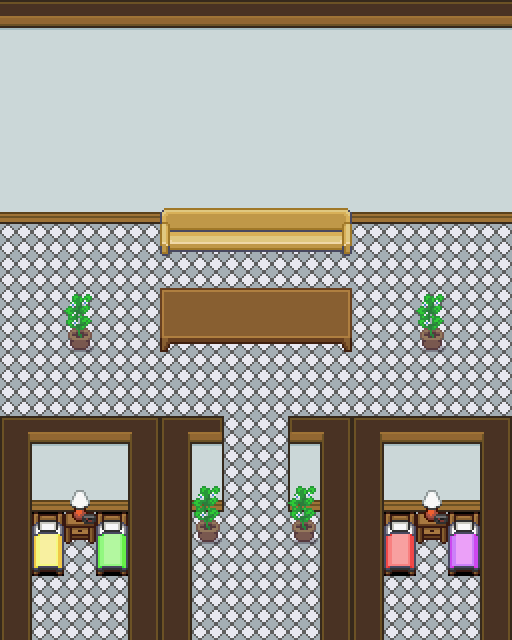

This game map was drawn from its Tiled (.tmx) file and the tilesets committed beside it. A one-line description and the trimmed map source follow:
An orthogonal 16x20 tile map with 32x32 px tiles, 4 tile layers (Tile Layer 1, Tile Layer 2, Tile Layer 3, Above Player), 4 tilesets and 43 objects (26x event, 17x collision).

<map version="1.10" tiledversion="1.11.0" orientation="orthogonal" renderorder="right-down" compressionlevel="0" width="16" height="20" tilewidth="32" tileheight="32" infinite="0" nextlayerid="8" nextobjectid="85">
 <properties>
  <property name="inside" type="bool" value="true" />
  <property name="map_type" value="dungeon" />
  <property name="scenario" value="spyder" />
  <property name="slug" value="walled_garden2" />
 </properties>
 <tileset firstgid="1" source="../gfx/tilesets/core_indoor_floors.tsx" />
 <tileset firstgid="3865" source="../gfx/tilesets/core_indoor_walls.tsx" />
 <tileset firstgid="7729" source="../gfx/tilesets/core_set pieces.tsx" />
 <tileset firstgid="9279" source="../gfx/tilesets/core_indoor_stairs.tsx" />
 <layer id="1" name="Tile Layer 1" width="16" height="20">
  <data>[320 cells, 320 non-empty, 23 distinct tile ids]</data>
 </layer>
 <layer id="2" name="Tile Layer 2" width="16" height="20">
  <data>[320 cells, 32 non-empty, 17 distinct tile ids]</data>
 </layer>
 <layer id="3" name="Tile Layer 3" width="16" height="20">
  <data>[320 cells, 4 non-empty, 2 distinct tile ids]</data>
 </layer>
 <layer id="4" name="Above Player" width="16" height="20">
  <data>[320 cells, 2 non-empty, 1 distinct tile ids]</data>
 </layer>
 <objectgroup color="#ff0000" id="5" name="Collisions">
  <object id="1" type="collision" x="0" y="416" width="192" height="128" />
  <object id="2" type="collision" x="320" y="416" width="192" height="128" />
  <object id="3" type="collision" x="64" y="320" width="32" height="32" />
  <object id="5" type="collision" x="160" y="288" width="192" height="64" />
  <object id="9" type="collision" x="160" y="224" width="192" height="32" />
  <object id="10" type="collision" x="320" y="544" width="64" height="96" />
  <object id="43" type="collision" x="416" y="320" width="32" height="32" />
  <object id="46" type="collision" x="0" y="0" width="512" height="224" />
  <object id="51" type="collision" x="128" y="544" width="64" height="96" />
  <object id="52" type="collision" x="0" y="544" width="32" height="96" />
  <object id="53" type="collision" x="480" y="544" width="32" height="96" />
  <object id="54" type="collision" x="288" y="416" width="32" height="128" />
  <object id="55" type="collision" x="192" y="416" width="32" height="128" />
  <object id="72" type="collision" x="32" y="544" width="32" height="32" />
  <object id="73" type="collision" x="96" y="544" width="32" height="32" />
  <object id="74" type="collision" x="384" y="544" width="32" height="32" />
  <object id="75" type="collision" x="448" y="544" width="32" height="32" />
 </objectgroup>
 <objectgroup color="#ffff00" id="6" name="Events">
  <!-- 26 objects omitted --></objectgroup>
</map>
<!-- 26 of 43 objects omitted -->
